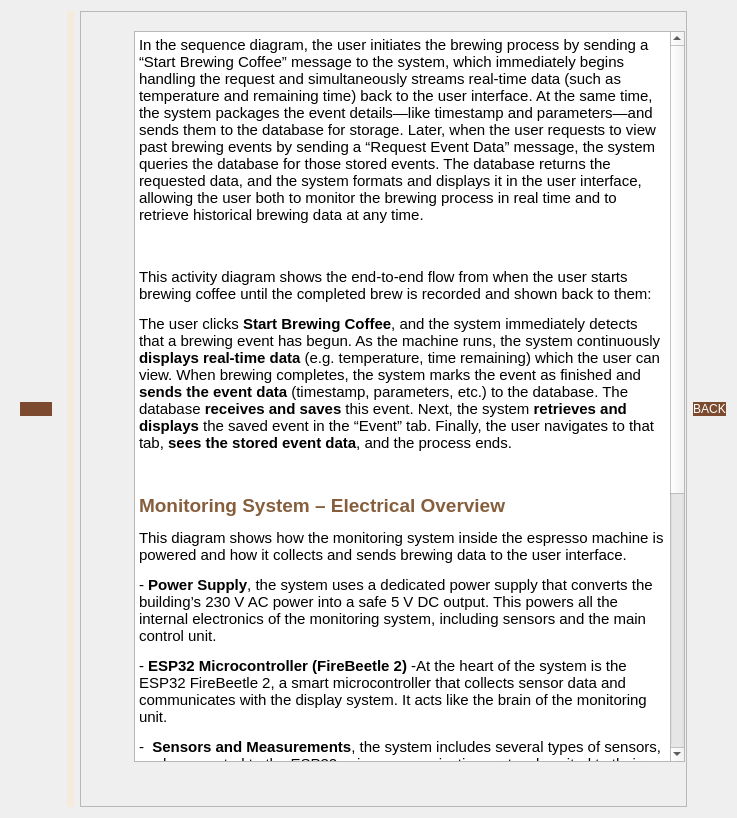
<?xml version="1.0" encoding="UTF-8"?>
<ui version="4.0">
 <class>InfoDetailDialog</class>
 <widget class="QDialog" name="InfoDetailDialog">
  <property name="geometry">
   <rect>
    <x>0</x>
    <y>0</y>
    <width>737</width>
    <height>818</height>
   </rect>
  </property>
  <property name="windowTitle">
   <string>Dialog</string>
  </property>
  <layout class="QHBoxLayout" name="horizontalLayout">
   <item>
    <widget class="QFrame" name="frame">
     <property name="maximumSize">
      <size>
       <width>150</width>
       <height>16777215</height>
      </size>
     </property>
     <property name="styleSheet">
      <string notr="true">&lt;?xml version=&quot;1.0&quot; encoding=&quot;UTF-8&quot;?&gt;
&lt;ui version=&quot;4.0&quot;&gt;
 &lt;widget name=&quot;__qt_fake_top_level&quot;&gt;
  &lt;widget class=&quot;QPushButton&quot; name=&quot;btnInfo&quot;&gt;
   &lt;property name=&quot;geometry&quot;&gt;
    &lt;rect&gt;
     &lt;x&gt;20&lt;/x&gt;
     &lt;y&gt;490&lt;/y&gt;
     &lt;width&gt;71&lt;/width&gt;
     &lt;height&gt;33&lt;/height&gt;
    &lt;/rect&gt;
   &lt;/property&gt;
   &lt;property name=&quot;text&quot;&gt;
    &lt;string/&gt;
   &lt;/property&gt;
   &lt;property name=&quot;icon&quot;&gt;
    &lt;iconset resource=&quot;resources.qrc&quot;&gt;
     &lt;normaloff&gt;:/Bilder_ikoner/info.svg&lt;/normaloff&gt;:/Bilder_ikoner/info.svg&lt;/iconset&gt;
   &lt;/property&gt;
   &lt;property name=&quot;iconSize&quot;&gt;
    &lt;size&gt;
     &lt;width&gt;27&lt;/width&gt;
     &lt;height&gt;27&lt;/height&gt;
    &lt;/size&gt;
   &lt;/property&gt;
  &lt;/widget&gt;
 &lt;/widget&gt;
 &lt;resources&gt;
  &lt;include location=&quot;/home/sokcher/Documents/kaffeknekt/kaffeknekt/GUI_firstDraft/resources.qrc&quot;/&gt;
 &lt;/resources&gt;
&lt;/ui&gt;
</string>
     </property>
     <property name="frameShape">
      <enum>QFrame::NoFrame</enum>
     </property>
     <layout class="QHBoxLayout" name="horizontalLayout_2">
      <item>
       <widget class="QPushButton" name="btnHome">
        <property name="styleSheet">
         <string notr="true">background-color: #7B4A2F;
color: white;  /* valgfritt, for kontrast */
border-radius: 12px;  /* hvis du ønsker avrundede hjørner */
</string>
        </property>
        <property name="text">
         <string/>
        </property>
        <property name="icon">
         <iconset resource="resources.qrc">
          <normaloff>:/Bilder_ikoner/home.svg</normaloff>:/Bilder_ikoner/home.svg</iconset>
        </property>
        <property name="iconSize">
         <size>
          <width>27</width>
          <height>27</height>
         </size>
        </property>
       </widget>
      </item>
     </layout>
    </widget>
   </item>
   <item>
    <widget class="QLabel" name="label">
     <property name="styleSheet">
      <string notr="true">background-color: #F5EBDD;
border-radius: 40px;
color: #000;
</string>
     </property>
     <property name="text">
      <string/>
     </property>
    </widget>
   </item>
   <item>
    <widget class="QScrollArea" name="scrollArea">
     <property name="widgetResizable">
      <bool>true</bool>
     </property>
     <widget class="QWidget" name="scrollAreaWidgetContents_2">
      <property name="geometry">
       <rect>
        <x>0</x>
        <y>0</y>
        <width>607</width>
        <height>798</height>
       </rect>
      </property>
      <widget class="QTextEdit" name="SD_beskrivelse">
       <property name="geometry">
        <rect>
         <x>53</x>
         <y>19</y>
         <width>551</width>
         <height>731</height>
        </rect>
       </property>
       <property name="html">
        <string>&lt;!DOCTYPE HTML PUBLIC &quot;-//W3C//DTD HTML 4.0//EN&quot; &quot;http://www.w3.org/TR/REC-html40/strict.dtd&quot;&gt;
&lt;html&gt;&lt;head&gt;&lt;meta name=&quot;qrichtext&quot; content=&quot;1&quot; /&gt;&lt;meta charset=&quot;utf-8&quot; /&gt;&lt;style type=&quot;text/css&quot;&gt;
p, li { white-space: pre-wrap; }
hr { height: 1px; border-width: 0; }
li.unchecked::marker { content: &quot;\2610&quot;; }
li.checked::marker { content: &quot;\2612&quot;; }
&lt;/style&gt;&lt;/head&gt;&lt;body style=&quot; font-family:'Sans'; font-size:10pt; font-weight:400; font-style:normal;&quot;&gt;
&lt;p style=&quot; margin-top:0px; margin-bottom:0px; margin-left:0px; margin-right:0px; -qt-block-indent:0; text-indent:0px;&quot;&gt;&lt;span style=&quot; font-family:'Ubuntu Sans'; font-size:11pt;&quot;&gt;In the sequence diagram, the user initiates the brewing process by sending a “Start Brewing Coffee” message to the system, which immediately begins handling the request and simultaneously streams real-time data (such as temperature and remaining time) back to the user interface. At the same time, the system packages the event details—like timestamp and parameters—and sends them to the database for storage. Later, when the user requests to view past brewing events by sending a “Request Event Data” message, the system queries the database for those stored events. The database returns the requested data, and the system formats and displays it in the user interface, allowing the user both to monitor the brewing process in real time and to retrieve historical brewing data at any time.&lt;br /&gt;&lt;/span&gt;&lt;/p&gt;
&lt;p style=&quot; margin-top:0px; margin-bottom:0px; margin-left:0px; margin-right:0px; -qt-block-indent:0; text-indent:0px;&quot;&gt;&lt;img src=&quot;:/Bilder_ikoner/Sequence_Diagram.drawio.png&quot; /&gt;&lt;/p&gt;
&lt;p style=&quot;-qt-paragraph-type:empty; margin-top:0px; margin-bottom:0px; margin-left:0px; margin-right:0px; -qt-block-indent:0; text-indent:0px;&quot;&gt;&lt;br /&gt;&lt;/p&gt;
&lt;p style=&quot; margin-top:0px; margin-bottom:0px; margin-left:0px; margin-right:0px; -qt-block-indent:0; text-indent:0px;&quot;&gt;&lt;span style=&quot; font-family:'Ubuntu Sans'; font-size:11pt;&quot;&gt;This activity diagram shows the end-to-end flow from when the user starts brewing coffee until the completed brew is recorded and shown back to them:&lt;/span&gt;&lt;/p&gt;
&lt;p style=&quot; margin-top:12px; margin-bottom:12px; margin-left:0px; margin-right:0px; -qt-block-indent:0; text-indent:0px;&quot;&gt;&lt;span style=&quot; font-family:'Ubuntu Sans'; font-size:11pt;&quot;&gt;The user clicks &lt;/span&gt;&lt;span style=&quot; font-family:'Ubuntu Sans'; font-size:11pt; font-weight:700;&quot;&gt;Start Brewing Coffee&lt;/span&gt;&lt;span style=&quot; font-family:'Ubuntu Sans'; font-size:11pt;&quot;&gt;, and the system immediately detects that a brewing event has begun. As the machine runs, the system continuously &lt;/span&gt;&lt;span style=&quot; font-family:'Ubuntu Sans'; font-size:11pt; font-weight:700;&quot;&gt;displays real-time data&lt;/span&gt;&lt;span style=&quot; font-family:'Ubuntu Sans'; font-size:11pt;&quot;&gt; (e.g. temperature, time remaining) which the user can view. When brewing completes, the system marks the event as finished and &lt;/span&gt;&lt;span style=&quot; font-family:'Ubuntu Sans'; font-size:11pt; font-weight:700;&quot;&gt;sends the event data&lt;/span&gt;&lt;span style=&quot; font-family:'Ubuntu Sans'; font-size:11pt;&quot;&gt; (timestamp, parameters, etc.) to the database. The database &lt;/span&gt;&lt;span style=&quot; font-family:'Ubuntu Sans'; font-size:11pt; font-weight:700;&quot;&gt;receives and saves&lt;/span&gt;&lt;span style=&quot; font-family:'Ubuntu Sans'; font-size:11pt;&quot;&gt; this event. Next, the system &lt;/span&gt;&lt;span style=&quot; font-family:'Ubuntu Sans'; font-size:11pt; font-weight:700;&quot;&gt;retrieves and displays&lt;/span&gt;&lt;span style=&quot; font-family:'Ubuntu Sans'; font-size:11pt;&quot;&gt; the saved event in the “Event” tab. Finally, the user navigates to that tab, &lt;/span&gt;&lt;span style=&quot; font-family:'Ubuntu Sans'; font-size:11pt; font-weight:700;&quot;&gt;sees the stored event data&lt;/span&gt;&lt;span style=&quot; font-family:'Ubuntu Sans'; font-size:11pt;&quot;&gt;, and the process ends.&lt;/span&gt;&lt;/p&gt;
&lt;p style=&quot; margin-top:0px; margin-bottom:0px; margin-left:0px; margin-right:0px; -qt-block-indent:0; text-indent:0px;&quot;&gt;&lt;img src=&quot;:/Bilder_ikoner/Activity_Diagram.drawio.png&quot; /&gt;&lt;/p&gt;
&lt;p style=&quot;-qt-paragraph-type:empty; margin-top:0px; margin-bottom:0px; margin-left:0px; margin-right:0px; -qt-block-indent:0; text-indent:0px;&quot;&gt;&lt;br /&gt;&lt;/p&gt;
&lt;p style=&quot; margin-top:0px; margin-bottom:0px; margin-left:0px; margin-right:0px; -qt-block-indent:0; text-indent:0px;&quot;&gt;&lt;span style=&quot; font-family:'Ubuntu Sans'; font-size:14pt; font-weight:700; color:#865e3c;&quot;&gt;Monitoring System – Electrical Overview&lt;/span&gt;&lt;/p&gt;
&lt;p style=&quot; margin-top:12px; margin-bottom:12px; margin-left:0px; margin-right:0px; -qt-block-indent:0; text-indent:0px;&quot;&gt;&lt;span style=&quot; font-family:'Ubuntu Sans'; font-size:11pt;&quot;&gt;This diagram shows how the monitoring system inside the espresso machine is powered and how it collects and sends brewing data to the user interface.&lt;/span&gt;&lt;/p&gt;
&lt;p style=&quot; margin-top:12px; margin-bottom:12px; margin-left:0px; margin-right:0px; -qt-block-indent:0; text-indent:0px;&quot;&gt;&lt;span style=&quot; font-family:'Ubuntu Sans'; font-size:11pt;&quot;&gt;- &lt;/span&gt;&lt;span style=&quot; font-family:'Ubuntu Sans'; font-size:11pt; font-weight:700;&quot;&gt;Power Supply&lt;/span&gt;&lt;span style=&quot; font-family:'Ubuntu Sans'; font-size:11pt;&quot;&gt;, the system uses a dedicated power supply that converts the building’s 230 V AC power into a safe 5 V DC output. This powers all the internal electronics of the monitoring system, including sensors and the main control unit.&lt;/span&gt;&lt;/p&gt;
&lt;p style=&quot; margin-top:12px; margin-bottom:12px; margin-left:0px; margin-right:0px; -qt-block-indent:0; text-indent:0px;&quot;&gt;&lt;span style=&quot; font-family:'Ubuntu Sans'; font-size:11pt;&quot;&gt;- &lt;/span&gt;&lt;span style=&quot; font-family:'Ubuntu Sans'; font-size:11pt; font-weight:700;&quot;&gt;ESP32 Microcontroller (FireBeetle 2)&lt;/span&gt;&lt;span style=&quot; font-family:'Ubuntu Sans'; font-size:11pt;&quot;&gt; -At the heart of the system is the ESP32 FireBeetle 2, a smart microcontroller that collects sensor data and communicates with the display system. It acts like the brain of the monitoring unit.&lt;/span&gt;&lt;/p&gt;
&lt;p style=&quot; margin-top:12px; margin-bottom:12px; margin-left:0px; margin-right:0px; -qt-block-indent:0; text-indent:0px;&quot;&gt;&lt;span style=&quot; font-family:'Ubuntu Sans'; font-size:11pt;&quot;&gt;-  &lt;/span&gt;&lt;span style=&quot; font-family:'Ubuntu Sans'; font-size:11pt; font-weight:700;&quot;&gt;Sensors and Measurements&lt;/span&gt;&lt;span style=&quot; font-family:'Ubuntu Sans'; font-size:11pt;&quot;&gt;, the system includes several types of sensors, each connected to the ESP32 using communication protocols suited to their needs:&lt;/span&gt;&lt;/p&gt;
&lt;p style=&quot; margin-top:12px; margin-bottom:12px; margin-left:0px; margin-right:0px; -qt-block-indent:0; text-indent:0px;&quot;&gt;&lt;span style=&quot; font-family:'Ubuntu Sans'; font-size:11pt; text-decoration: underline;&quot;&gt;Pressure Sensor (I²C)&lt;/span&gt;&lt;span style=&quot; font-family:'Ubuntu Sans'; font-size:11pt;&quot;&gt;: Measures water pressure during brewing to help assess extraction quality.&lt;/span&gt;&lt;/p&gt;
&lt;p style=&quot; margin-top:12px; margin-bottom:12px; margin-left:0px; margin-right:0px; -qt-block-indent:0; text-indent:0px;&quot;&gt;&lt;span style=&quot; font-family:'Ubuntu Sans'; font-size:11pt; text-decoration: underline;&quot;&gt;Temperature Sensor (PT100)&lt;/span&gt;&lt;span style=&quot; font-family:'Ubuntu Sans'; font-size:11pt;&quot;&gt;: A highly accurate sensor that monitors water temperature. It is connected via a signal conditioning module that converts the analog signal into digital data for the ESP32 to read.&lt;/span&gt;&lt;/p&gt;
&lt;p style=&quot; margin-top:12px; margin-bottom:12px; margin-left:0px; margin-right:0px; -qt-block-indent:0; text-indent:0px;&quot;&gt;&lt;span style=&quot; font-family:'Ubuntu Sans'; font-size:11pt;&quot;&gt;&amp;gt; Analog Current Sensor – Brew Detection: This sensor detects whether the espresso machine is actively brewing coffee by monitoring electrical current flow.&lt;/span&gt;&lt;/p&gt;
&lt;p style=&quot; margin-top:12px; margin-bottom:12px; margin-left:0px; margin-right:0px; -qt-block-indent:0; text-indent:0px;&quot;&gt;&lt;span style=&quot; font-family:'Ubuntu Sans'; font-size:11pt;&quot;&gt;&amp;gt; Analog Current Sensor – Power Consumption: This sensor measures the total power usage of the espresso machine, helping track energy efficiency and operational state.&lt;/span&gt;&lt;/p&gt;
&lt;p style=&quot; margin-top:12px; margin-bottom:12px; margin-left:0px; margin-right:0px; -qt-block-indent:0; text-indent:0px;&quot;&gt;&lt;span style=&quot; font-family:'Ubuntu Sans'; font-size:11pt;&quot;&gt;- &lt;/span&gt;&lt;span style=&quot; font-family:'Ubuntu Sans'; font-size:11pt; font-weight:700;&quot;&gt;Real-Time Clock Module&lt;/span&gt;&lt;span style=&quot; font-family:'Ubuntu Sans'; font-size:11pt;&quot;&gt;: Keeps accurate time even when the system is powered off, ensuring that all sensor data is time-stamped correctly.&lt;/span&gt;&lt;/p&gt;
&lt;p style=&quot; margin-top:12px; margin-bottom:12px; margin-left:0px; margin-right:0px; -qt-block-indent:0; text-indent:0px;&quot;&gt;&lt;span style=&quot; font-family:'Ubuntu Sans'; font-size:11pt;&quot;&gt;- &lt;/span&gt;&lt;span style=&quot; font-family:'Ubuntu Sans'; font-size:11pt; font-weight:700;&quot;&gt;Data Output to Display&lt;/span&gt;&lt;span style=&quot; font-family:'Ubuntu Sans'; font-size:11pt;&quot;&gt;. All collected data is sent via serial communication to the Raspberry Pi 5, which handles the graphical display you see. This interface shows real-time values for pressure, temperature, and power usage in a clear and interactive format.&lt;br /&gt;&lt;/span&gt;&lt;img src=&quot;:/Bilder_ikoner/Electrical_Diagram.drawio.png&quot; /&gt;&lt;/p&gt;&lt;/body&gt;&lt;/html&gt;</string>
       </property>
      </widget>
     </widget>
    </widget>
   </item>
   <item>
    <widget class="QPushButton" name="btnBack">
     <property name="styleSheet">
      <string notr="true">background-color: #7B4A2F;
color: white;  /* valgfritt, for kontrast */
border-radius: 12px;  /* hvis du ønsker avrundede hjørner */
</string>
     </property>
     <property name="text">
      <string>BACK</string>
     </property>
    </widget>
   </item>
  </layout>
  <zorder>frame</zorder>
  <zorder>btnBack</zorder>
  <zorder>label</zorder>
  <zorder>scrollArea</zorder>
 </widget>
 <resources>
  <include location="resources.qrc"/>
 </resources>
 <connections/>
</ui>
